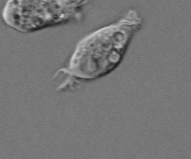
%> input picture Image Segmentation/cell.png, 191 x 159 px, given in place of cell.tif, which was not available
$ octave psee_lab5.m   (GNU Octave 9; MATLAB toolbox functions it lacks are replaced by stand-ins)
%> lines starting %> are read from the running program, lines starting %| are printed output that depends on the picture; in (x1, y1, x2, y2) boxes, pixels count from 0 and x2, y2 are one past the last pixel; in counts of white or black regions, pixels touching at a corner belong together; the program's own positions count from 1; pictures that were not available may be replaced by others from this repository, and a replacement may not be noted
clear all;
close all;
clc;

I = imread('cell.tif');
%> I is the input picture: size 159x191 uint8; min 28, max 212, mean 118.2
figure,imshow(I,'displayrange',[]);
title('Original Imge');

%----------  1   -------
[BW,thresh] = (edge(I,'Sobel'));
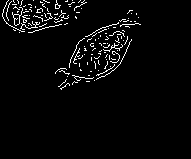
%> BW: size 159x191 logical; 3.4% white in thin lines or dots, all inside (x1, y1, x2, y2) = (2, 0, 141, 90)
%> thresh = 0.0536
[BW,thresh] = (edge(I,'Sobel',thresh*graythresh(double(BW))));
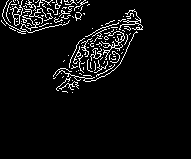
%> BW: size 159x191 logical; 5.5% white in thin lines or dots, all inside (x1, y1, x2, y2) = (1, 0, 143, 93)
%> thresh = 0.0267
figure,imshow(BW);
title('Binarized Imge');


%---------   2   ---------

se_90_degrees = strel('line',3,90);
se_0_degrees = strel('line',3,0);

BW_dilated = imdilate(BW,[se_90_degrees se_0_degrees]);
%> BW_dilated: size 159x191 logical; 18.6% white; 3 white regions (1 under 20 px), largest, box (x1, y1, x2, y2) and area: (52, 8, 144, 94) 3410, (0, 0, 91, 35) 2229
figure,imshow(BW_dilated)
title('Dilated Image')

%---3
BW_fill = imfill(BW_dilated,'holes');
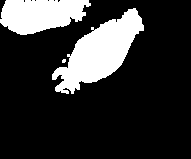
%> BW_fill: size 159x191 logical; 19.7% white; 3 white regions (1 under 20 px), largest, box (x1, y1, x2, y2) and area: (52, 8, 144, 94) 3615, (0, 0, 91, 35) 2355
figure,imshow(BW_fill)
title('Binary Image with Filled Holes')
%---4

BW_clear = imclearborder(BW_fill,4);
%> BW_clear: size 159x191 logical; 11.9% white; 2 white regions (1 under 20 px), largest, box (x1, y1, x2, y2) and area: (52, 8, 144, 94) 3615
figure,imshow(BW_clear)
title('Cleared Border Image')

se_diamond = strel('diamond',1);
BW_segmented = imerode(BW_clear,se_diamond);
%> BW_segmented: size 159x191 logical; 10.9% white; 4 white regions (3 under 20 px), largest, box (x1, y1, x2, y2) and area: (53, 9, 143, 93) 3292
BW_segmented = imerode(BW_segmented,se_diamond);
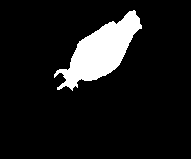
%> BW_segmented: size 159x191 logical; 9.9% white; 1 white region, box (x1, y1, x2, y2) and area: (54, 10, 142, 91) 3012
figure,imshow(BW_segmented)
title('Segmented Image');


BWoutline = bwperim(BW_segmented);
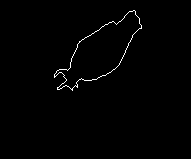
%> BWoutline: size 159x191 logical; 0.84% white in thin lines or dots, all inside (x1, y1, x2, y2) = (54, 10, 142, 91)

SegoutR = I;
SegoutG = I;
SegoutB = I;
%now set red
SegoutR(BWoutline) = 255;
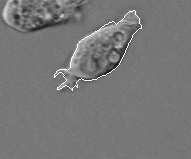
%> SegoutR: size 159x191 uint8; 0.84% of pixels changed, all inside (x1, y1, x2, y2) = (54, 10, 142, 91)
SegoutG(BWoutline) = 0;
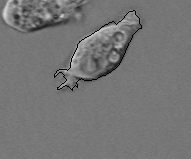
%> SegoutG: size 159x191 uint8; 0.84% of pixels changed, all inside (x1, y1, x2, y2) = (54, 10, 142, 91)
SegoutB(BWoutline) = 0;
SegoutRGB = cat(3, SegoutR, SegoutG, SegoutB);
figure,imshow(SegoutRGB);
title('Outlined Original Image')
